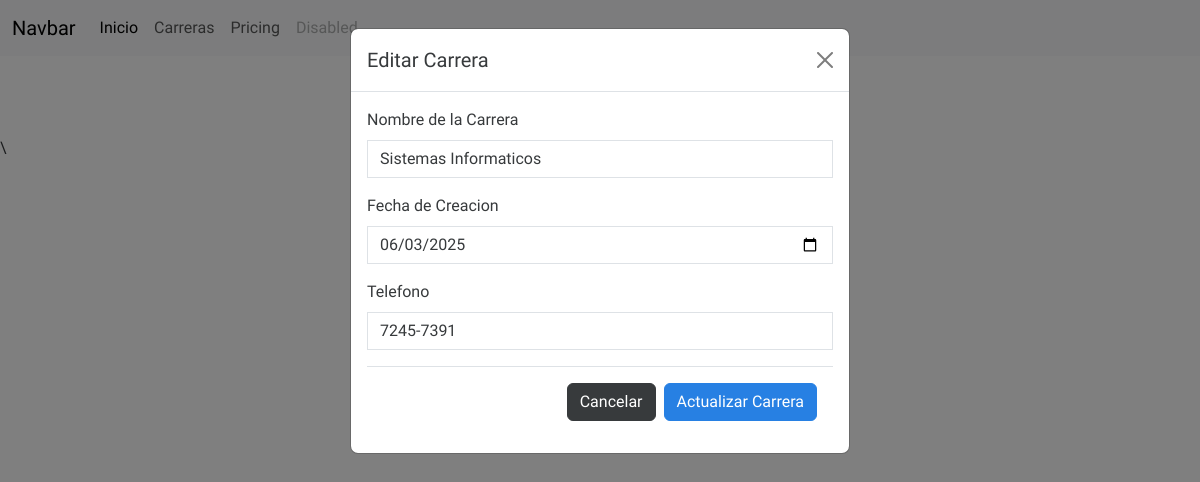
Page /editar_carrera/3 on the committed database.
### Aplicaciones/Educacion/models.py (models this page shows, shortened)
class Carrera(models.Model):
    id_car = models.AutoField(primary_key=True)
    nombre_car = models.CharField(max_length=100)
    fecha_creacion_car = models.DateField()
    telefono_car = models.CharField(max_length=9, blank=True, null=True)

### Aplicaciones/Educacion/views.py (the view, shortened to what this page needs)
# urls.py: path('editar_carrera/<id>', views.editar_carrera, name='editar_carrera'),
def editar_carrera(request, id): # * Vista para editar una carrera por su ID
    try:
        carreradb = Carrera.objects.get(id_car=id)
        return render(request, 'editar_carrera.html', {'carrera': carreradb})
    except Carrera.DoesNotExist:
        return render(request, 'error.html', {'message': 'Carrera no encontrada.'})

### Aplicaciones/Educacion/templates/editar_carrera.html (shortened to what this page needs)
{% extends "plantilla.html" %} {% load static %}  {% block contenido %}
<div class="container">
  <div class="row">
    <div class="col-md-12">
      <h1 class="text-center mt-4">Editar Carrera</h1>
    <div
      class="modal fade"
      id="exampleModal"
      tabindex="-1"
      aria-labelledby="exampleModalLabel"
      aria-hidden="true"
      data-bs-backdrop="static"
    >
      <div class="modal-dialog">
        <div class="modal-content">
          <div class="modal-header">
            <h1 class="modal-title fs-5" id="exampleModalLabel">Editar Carrera</h1>
            <button
              type="button"
              class="btn-close"
              data-bs-dismiss="modal"
              aria-label="Close"
            ></button>
          </div>
          <div class="modal-body">
            <form action="{% url 'editar_carrera' carrera.id_car %}" method="POST">
                <div class="mb-3">
                    <label for="nombreCarrera" class="form-label"> Nombre de la Carrera </label>
                    <input
                      type="text"
                      name="nombre_car"
                      class="form-control"
                      id="nombre_car"
                      value="{{ carrera.nombre_car }}"
                      required>
                </div>
                <div class="mb-3">
                    <label for="fechaCreacion" class="form-label"> Fecha de Creacion </label>
                    <input
                      type="date"
                      name="fecha_creacion_car"
                      class="form-control"
                      value="{{ carrera.fecha_creacion_car|date:'Y-m-d' }}"
                      id="fecha_creacion_car"
                      required>
                </div>
                <div class="mb-3">
                    <label for="telefonoCarrera" class="form-label"> Telefono </label>
                    <input
                      type="text"
                      name="telefono_car"
                      class="form-control"
                      id="telefono_car"
                      value="{{ carrera.telefono_car }}"
                      required>
                </div>
                <div class="modal-footer">
            <a href="{% url 'carreras' %}"
              type="button"
              class="btn btn-secondary"
            >
              Cancelar
                </a>
            <button type="submit" class="btn btn-primary">Actualizar Carrera</button>
          </div>
            </form>
          </div>
        </div>
      </div>
    </div>
  {% endblock contenido %}

### universidad/static/css/style.css (style rules this page uses)
body { font-optical-sizing: auto; font-style: normal; }

### rows in the picture
Carrera: nombre_car "Sistemas Informaticos", fecha_creacion_car "06/03/2025", telefono_car "7245-7391"
